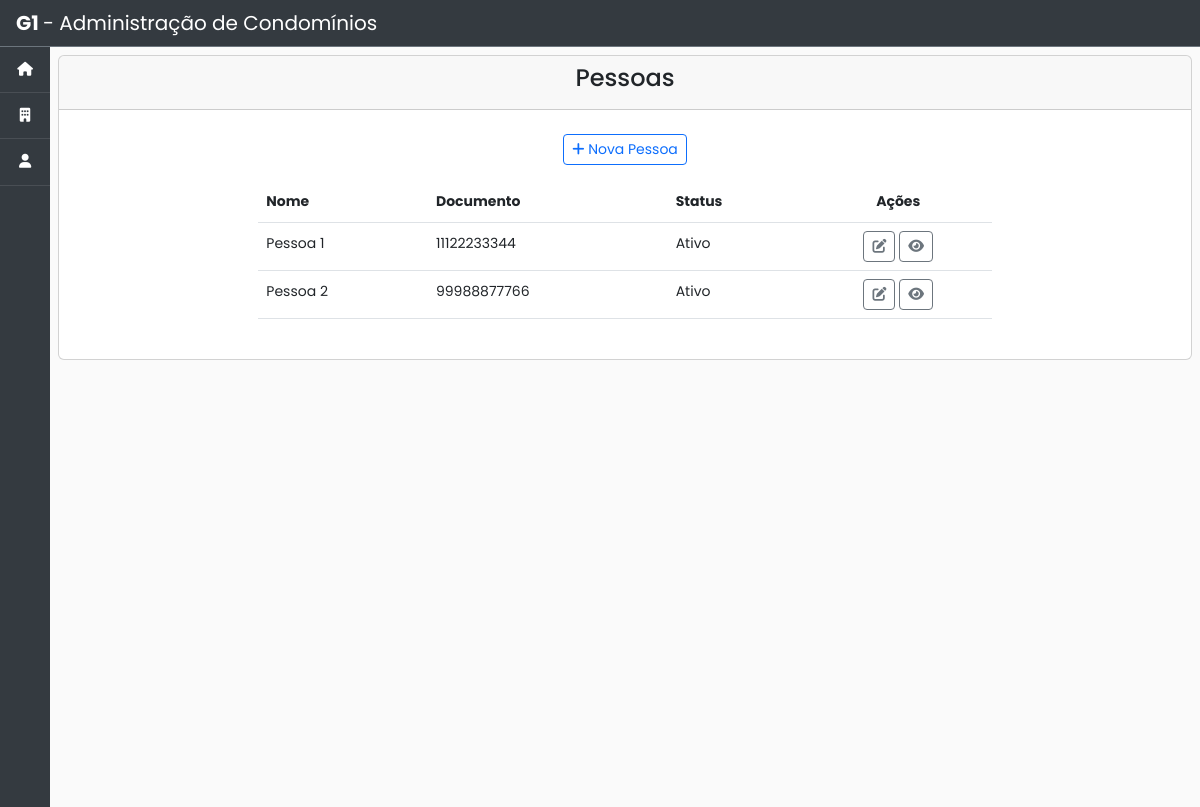
Before: /condominios/pessoa_list/ with the older database file.
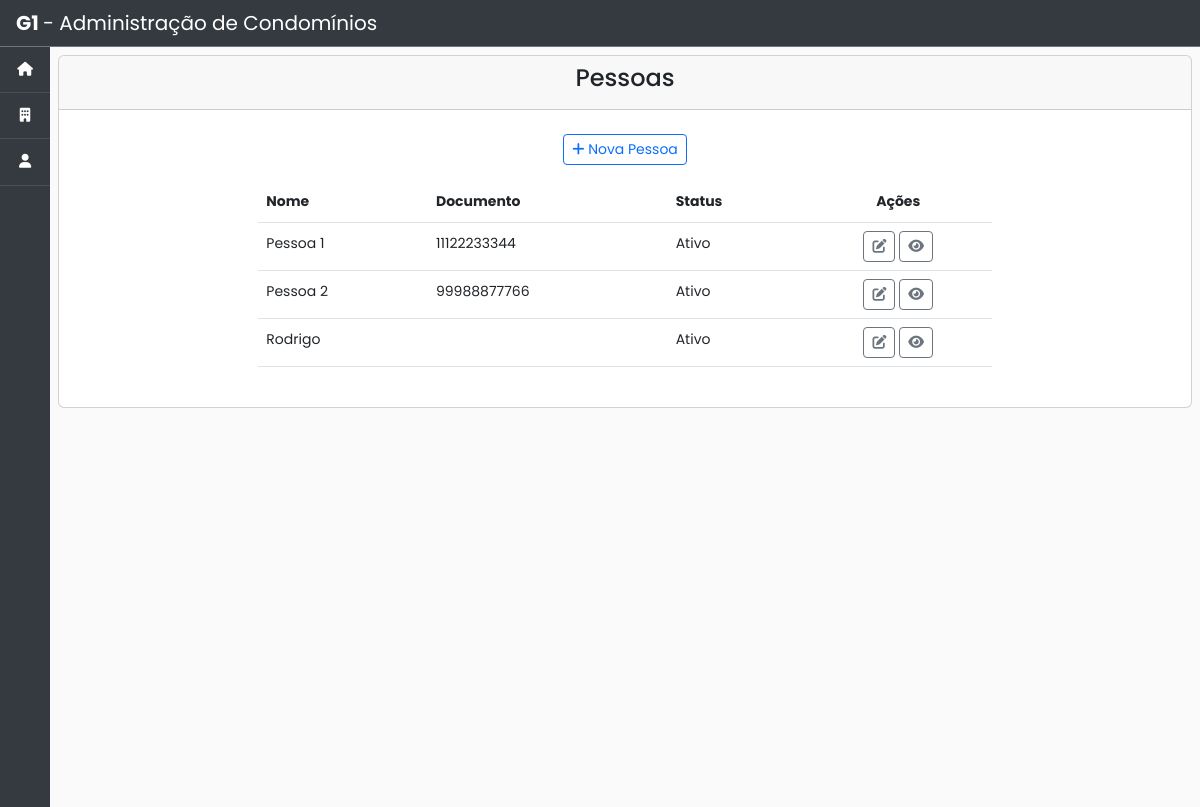
After: the same page with the newer database file.
### condominio/models.py (models this page shows, shortened)
class Pessoa(models.Model):
    class Status(models.TextChoices):
        ATIVO = 'Ativo', 'Ativo'
        INATIVO = 'Inativo', 'Inativo'
    nome = models.CharField(max_length=200)
    documento = models.CharField('CPF', max_length=20)
    status = models.CharField(choices=Status.choices, default=Status.ATIVO, max_length=10)  # noqa
    created_at = models.DateTimeField(auto_now_add=True)
    updated_at = models.DateTimeField(auto_now=True)

### condominio/views.py (the view)
# urls.py: path('pessoa_list/', views.PessoaList.as_view(), name='pessoa_list'),  # noqa
class PessoaList(ListView):
    model = Pessoa
    queryset = Pessoa.objects.all()

### condominio/templates/condominio/pessoa_list.html (shortened to what this page needs)
{% extends 'base.html' %}
{% block content %}
  <div class="card">
    <div class="card-header text-center">
      <h4>Pessoas</h4>
    </div>
    <div class="card-body">
      <div class="col-8 m-auto pt-2 pb-2 text-center" >
        <a href="{% url 'condominio:pessoa_create'%}" class="btn btn-outline-primary btn-sm"> <span class="fas fa-plus"></span> Nova Pessoa</a>
      </div>
      <div class="col-8 m-auto pt-2 pb-2">
        <table class="table">
          <thead class="thead-dark">
            <tr>
              <th scope="col">Nome</th>
              <th scope="col">Documento</th>
              <th scope="col">Status</th>
              <th scope="col" style="text-align: center">Ações</th>
            </tr>
          </thead>
          <tbody>
            {% for pessoa in object_list %}
            <tr>
              <td>{{pessoa.nome}}</td>
              <td>{{pessoa.documento}}</td>
              <td>{{pessoa.status}}</td>
              <td style="text-align: center">
                <a href=" {% url 'condominio:pessoa_update' pk=pessoa.id %}" class="btn btn-outline-secondary btn-sm" data-bs-toggle="tooltip" data-bs-placement="top" title="Editar"><i class="fas fa-edit"></i></a>
                <a href=" {% url 'condominio:pessoa_detail' pk=pessoa.id %}" class="btn btn-outline-secondary btn-sm" data-bs-toggle="tooltip" data-bs-placement="top" title="Visualizar"><i class="fas fa-light fa-eye"></i></a>
              </td>
            </tr>
            {% endfor %}
          </tbody>
        </table>
      </div>
    </div>
  </div>
{% endblock %}

Changed rows visible on the page:
added Pessoa: nome "Rodrigo", status "Ativo"
